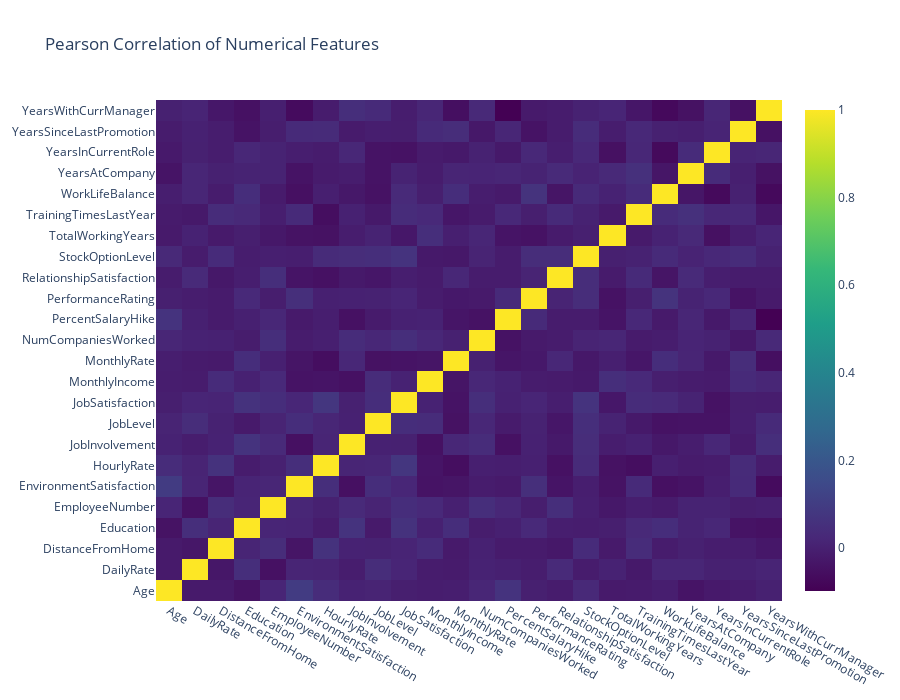

Notebook source saved alongside this figure:
### Code cell
!pip install plotly

import pandas as pd
import numpy as np
import plotly.graph_objects as go
import plotly.offline as pyo

pyo.init_notebook_mode(connected=True)

# Placeholder: Load or define your attrition dataset
# Replace with your actual data source, e.g., attrition = pd.read_csv('path_to_data.csv')
# For demonstration, creating a dummy dataset
attrition = pd.DataFrame({
    'Attrition': np.random.choice(['Yes', 'No'], 1000),
    'Age': np.random.randint(18, 65, 1000),
    'DailyRate': np.random.randint(100, 1500, 1000),
    'DistanceFromHome': np.random.randint(1, 50, 1000),
    'Education': np.random.randint(1, 5, 1000),
    'EmployeeNumber': np.arange(1000),
    'EnvironmentSatisfaction': np.random.randint(1, 5, 1000),
    'HourlyRate': np.random.randint(30, 100, 1000),
    'JobInvolvement': np.random.randint(1, 5, 1000),
    'JobLevel': np.random.randint(1, 6, 1000),
    'JobSatisfaction': np.random.randint(1, 5, 1000),
    'MonthlyIncome': np.random.randint(1000, 20000, 1000),
    'MonthlyRate': np.random.randint(2000, 30000, 1000),
    'NumCompaniesWorked': np.random.randint(0, 10, 1000),
    'PercentSalaryHike': np.random.randint(10, 25, 1000),
    'PerformanceRating': np.random.randint(1, 5, 1000),
    'RelationshipSatisfaction': np.random.randint(1, 5, 1000),
    'StockOptionLevel': np.random.randint(0, 4, 1000),
    'TotalWorkingYears': np.random.randint(0, 40, 1000),
    'TrainingTimesLastYear': np.random.randint(0, 6, 1000),
    'WorkLifeBalance': np.random.randint(1, 5, 1000),
    'YearsAtCompany': np.random.randint(0, 40, 1000),
    'YearsInCurrentRole': np.random.randint(0, 20, 1000),
    'YearsSinceLastPromotion': np.random.randint(0, 15, 1000),
    'YearsWithCurrManager': np.random.randint(0, 20, 1000)
})

# Define a dictionary for the target mapping
target_map = {'Yes': 1, 'No': 0}
# Numerically encode the 'Attrition' target variable
attrition["Attrition_numerical"] = attrition["Attrition"].apply(lambda x: target_map[x])

# List of numerical columns (removed unnecessary 'u' prefixes)
numerical = [
    'Age', 'DailyRate', 'DistanceFromHome',
    'Education', 'EmployeeNumber', 'EnvironmentSatisfaction',
    'HourlyRate', 'JobInvolvement', 'JobLevel', 'JobSatisfaction',
    'MonthlyIncome', 'MonthlyRate', 'NumCompaniesWorked',
    'PercentSalaryHike', 'PerformanceRating', 'RelationshipSatisfaction',
    'StockOptionLevel', 'TotalWorkingYears',
    'TrainingTimesLastYear', 'WorkLifeBalance', 'YearsAtCompany',
    'YearsInCurrentRole', 'YearsSinceLastPromotion', 'YearsWithCurrManager'
]

# Create the heatmap data
data = [
    go.Heatmap(
        z=attrition[numerical].astype(float).corr().values,  # Pearson correlation
        x=attrition[numerical].columns.values,
        y=attrition[numerical].columns.values,
        colorscale='Viridis',
        reversescale=False,
        opacity=1.0
    )
]

# Define the layout
layout = go.Layout(
    title='Pearson Correlation of Numerical Features',
    xaxis=dict(ticks='', nticks=36),
    yaxis=dict(ticks=''),
    width=900,
    height=700
)
# Create and display the figure
fig = go.Figure(data=data, layout=layout)
fig.show()

### Figure 1 — Plotly figure (JSON) as saved in the notebook; plotly's stock layout.template omitted (floating-point values rounded to 4 significant figures; data arrays with more than 128 entries replaced by an {"elided": "..."} marker saying what was removed)
{"data": [{"colorscale": [[0, "#440154"], [0.1111, "#482878"], [0.2222, "#3e4989"], [0.3333, "#31688e"], [0.4444, "#26828e"], [0.5556, "#1f9e89"], [0.6667, "#35b779"], [0.7778, "#6ece58"], [0.8889, "#b5de2b"], [1, "#fde725"]], "opacity": 1, "reversescale": false, "x": ["Age", "DailyRate", "DistanceFromHome", "Education", "EmployeeNumber", "EnvironmentSatisfaction", "HourlyRate", "JobInvolvement", "JobLevel", "JobSatisfaction", "MonthlyIncome", "MonthlyRate", "NumCompaniesWorked", "PercentSalaryHike", "PerformanceRating", "RelationshipSatisfaction", "StockOptionLevel", "TotalWorkingYears", "TrainingTimesLastYear", "WorkLifeBalance", "YearsAtCompany", "YearsInCurrentRole", "YearsSinceLastPromotion", "YearsWithCurrManager"], "y": ["Age", "DailyRate", "DistanceFromHome", "Education", "EmployeeNumber", "EnvironmentSatisfaction", "HourlyRate", "JobInvolvement", "JobLevel", "JobSatisfaction", "MonthlyIncome", "MonthlyRate", "NumCompaniesWorked", "PercentSalaryHike", "PerformanceRating", "RelationshipSatisfaction", "StockOptionLevel", "TotalWorkingYears", "TrainingTimesLastYear", "WorkLifeBalance", "YearsAtCompany", "YearsInCurrentRole", "YearsSinceLastPromotion", "YearsWithCurrManager"], "z": {"elided": "24x24 float values"}, "type": "heatmap"}], "layout": {"height": 700, "title": {"text": "Pearson Correlation of Numerical Features"}, "width": 900, "xaxis": {"nticks": 36, "ticks": ""}, "yaxis": {"ticks": ""}}}
